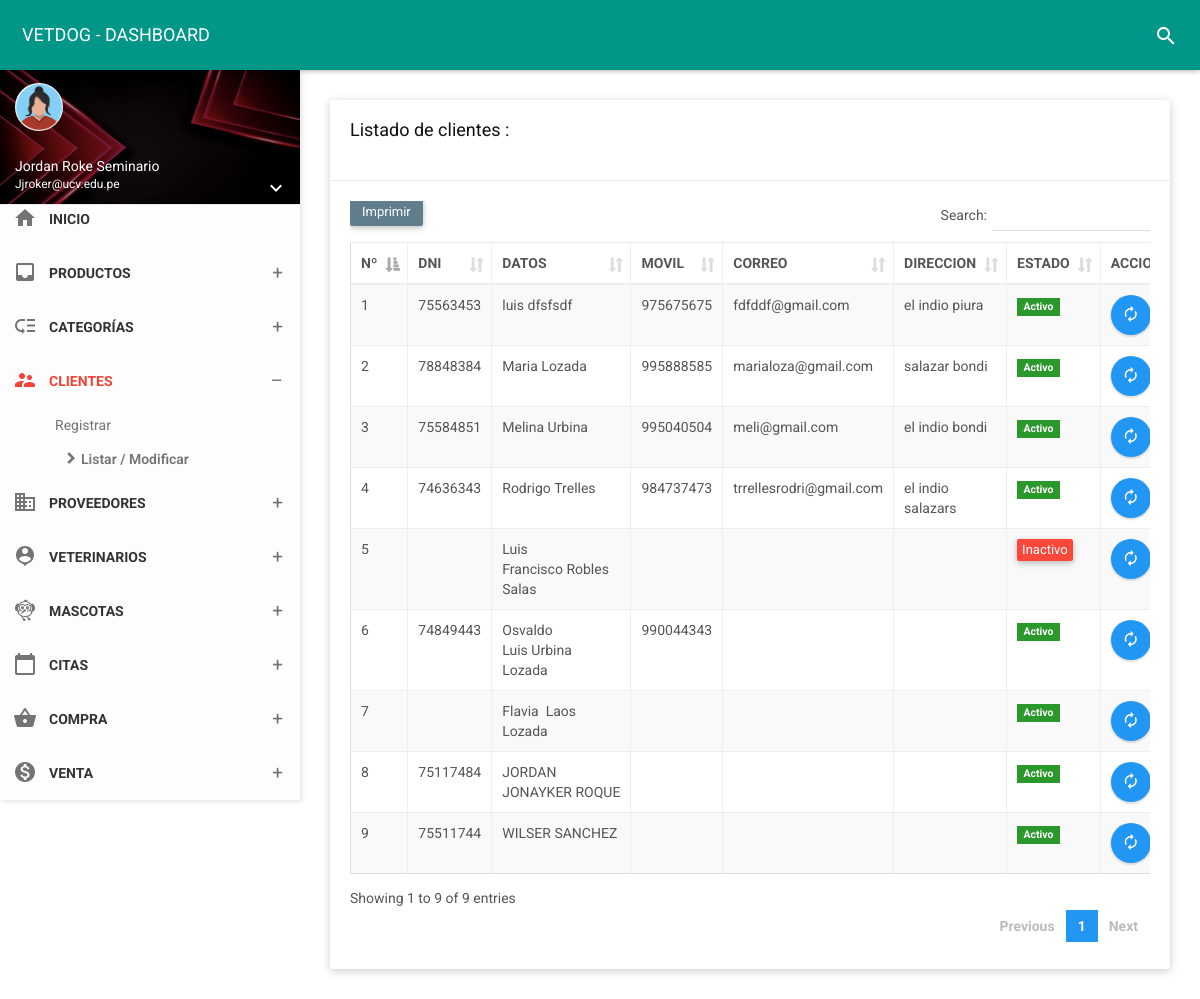
The app's page /folder/clientes.php (signed in) with its own data.
### tables this page shows
CREATE TABLE `owner` (
  `id_due` int(11) NOT NULL,
  `dni_due` char(8) NOT NULL,
  `nom_due` varchar(35) NOT NULL,
  `ape_due` varchar(35) NOT NULL,
  `fecnaci` varchar(35) NOT NULL,
  `movil` char(9) NOT NULL,
  `fijo` char(6) NOT NULL,
  `correo` varchar(30) NOT NULL,
  `direc` varchar(150) NOT NULL,
  `estado` char(1) NOT NULL,
  `usuario` varchar(25) NOT NULL,
  `contra` varchar(255) NOT NULL,
  `cargo` int(11) NOT NULL,
  `foto` varchar(255) NOT NULL,
  `fere` timestamp NOT NULL DEFAULT current_timestamp() ON UPDATE current_timestamp()
);

### controlador/ownercontrolador.php (called while the page is built, shortened)
<?php
require_once '../modelo/modeloowner.php';
class ownercontrolador{
    function mostrar(){
        $owner=new Modelo();
        $dato=$owner->mostrar("owner", "1");
        require_once '../vista/clientes/mostrar.php';
    }
    }

### modelo/modeloowner.php (called while the page is built, shortened)
<?php
class Modelo{
  private $owner;
  private $db;
  public function __construct(){
      $this->owner=array();
      $this->db=new PDO('mysql:host=localhost;dbname=vetdog',"root","");
  }
  public function mostrar($tabla,$condicion){
      $consulta="SELECT * FROM owner";
      $resultado=$this->db->query($consulta);
      while ($tabla=$resultado->fetchAll(PDO::FETCH_ASSOC)) {
          $this->owner[]=$tabla;
      }
      return $this->owner;
    }
}
 ?>

### vista/clientes/mostrar.php (the view, shortened to what this page needs)
<!DOCTYPE html>
<html>
<head>
    <link href="../assets/plugins/bootstrap/css/bootstrap.css" rel="stylesheet">
    <link href="../assets/plugins/node-waves/waves.css" rel="stylesheet" />
    <link href="../assets/plugins/animate-css/animate.css" rel="stylesheet" />
    <link href="../assets/plugins/jquery-datatable/skin/bootstrap/css/dataTables.bootstrap.css" rel="stylesheet">
    <link href="../css/style.css" rel="stylesheet">
    <link href="../assets/css/themes/all-themes.css" rel="stylesheet" />
</head>
<body class="theme-red">
    <nav class="navbar">
        <div class="container-fluid">
            <div class="navbar-header">
                <a class="navbar-brand" href="../vista/panel-admin/administrador"> VETDOG - DASHBOARD </a>
            </div>
            <div class="collapse navbar-collapse" id="navbar-collapse">
                <ul class="nav navbar-nav navbar-right">
                    <li><a href="javascript:void(0);" class="js-search" data-close="true"><i class="material-icons">search</i></a></li>
                </ul>
            </div>
        </div>
    </nav>
    <section>
        <aside id="leftsidebar" class="sidebar">
            <div class="user-info">
                <div class="image">
                    <img src="../assets/img/mujerico.png" width="48" height="48" alt="User" />
                </div>
                <div class="info-container">
                    <div class="name" data-toggle="dropdown" aria-haspopup="true" aria-expanded="false"><?php echo ucfirst($_SESSION['nombre']); ?></div>
                    <div class="email"><?php echo ucfirst($_SESSION['correo']); ?></div>
                    <div class="btn-group user-helper-dropdown">
                        <i class="material-icons" data-toggle="dropdown" aria-haspopup="true" aria-expanded="true">keyboard_arrow_down</i>
                    </div>
                </div>
            </div>
            <div class="menu">
                <ul class="list">
                    <li>
                        <a href="../vista/panel-admin/administrador">
                            <i class="material-icons">home</i>
                            <span>INICIO</span>
                        </a>
                    </li>
                    <li>
                        <a href="javascript:void(0);" class="menu-toggle">
                            <i class="material-icons">inbox</i>
                            <span>PRODUCTOS</span>
                        </a>
                    </li>
                    <li>
                        <a href="javascript:void(0);" class="menu-toggle">
                            <i class="material-icons">low_priority</i>
                            <span>CATEGORÍAS</span>
                        </a>
                    </li>
                    <li class="active">
                        <a href="javascript:void(0);" class="menu-toggle">
                            <i class="material-icons">supervisor_account</i>
                            <span>CLIENTES</span>
                        </a>
                        <ul class="ml-menu">
                            <li>
                                <a href="../vista/clientes/nuevo">Registrar</a>
                            </li>
                            <li class="active">
                                <a href="clientes">Listar / Modificar</a>
                            </li>
                        </ul>
                    </li>
                    <li>
                        <a href="javascript:void(0);" class="menu-toggle">
                            <i class="material-icons">business</i>
                            <span>PROVEEDORES</span>
                        </a>
                    </li>
                    <li>
                        <a href="javascript:void(0);" class="menu-toggle">
                            <i class="material-icons">person_pin</i>
                            <span>VETERINARIOS</span>
                        </a>
                    </li>
                    <li>
                        <a href="javascript:void(0);" class="menu-toggle">
                            <i class="material-icons">flutter_dash</i>
                            <span>MASCOTAS</span>
                        </a>
</li>
                    <li>
                        <a href="javascript:void(0);" class="menu-toggle">
                            <i class="material-icons">calendar_today</i>
                            <span>CITAS</span>
                        </a>
    </li>
    <li>
                        <a href="javascript:void(0);" class="menu-toggle">
                            <i class="material-icons">shopping_basket</i>
                            <span>COMPRA</span>
                        </a>
    </li>
<li>
                        <a href="javascript:void(0);" class="menu-toggle">
                            <i class="material-icons">monetization_on</i>
                            <span>VENTA</span>
                        </a>
    </li>
    </section>
    <section class="content">
        <div class="container-fluid">
            <div class="row clearfix">
                <div class="col-lg-12 col-md-12 col-sm-12 col-xs-12">
                    <div class="card">
                        <div class="header">
                            <h2>
                                Listado de clientes :
                            </h2><br>
                        </div>
                        <div class="body">
                            <div class="table-responsive">
                                <table class="table table-bordered table-striped table-hover dataTable js-exportable">
                                    <thead>
                                        <tr>
                                        <th>Nº</th>
                                        <th>DNI</th>
                                        <th>DATOS</th>
                                        <th>MOVIL</th>
                                        <th>CORREO</th>
                                        <th>DIRECCION</th>
                                        <th>ESTADO</th>
                                        <th>ACCIONES</th>
                                    </tr>
                                    </thead>
                                    <tbody>
                                       <?php
                          foreach ($dato as $key => $value){
                              foreach ($value as $va) { ?>
                                        <tr>
            <td><?php echo $va['id_due'];?></td>
            <td><?php echo $va['dni_due'];?></td>
            <td><?php echo $va['nom_due'];?>&nbsp;<?php echo $va['ape_due'];?></td>
            <td><?php echo $va['movil'];?></td>
            <td><?php echo $va['correo'];?></td>
            <td><?php echo $va['direc'];?></td>
<td><?php
                if($va['estado']==1)  { ?>
                <form  method="get" action="javascript:activo('<?php echo $va['id_due']; ?>')">
                    <span class="label label-success">Activo</span>
                </form>
                <?php  }   else {?>
                    <form  method="get" action="javascript:inactivo('<?php echo $va['id_due']; ?>')">
                        <button type="submit" class="btn btn-danger btn-xs">Inactivo</button>
                     </form>
                        <?php  } ?></td>
<td><a type="button" href="../vista/clientes/edit?id=<?php echo $va["id_due"]; ?>"  class="btn bg-blue btn-circle waves-effect waves-circle waves-float">
                    <i class="material-icons">autorenew</i>
                </a>
                                        </tr>
                            <?php
                              }
                              }
                              ?>
                                    </tbody>
                                </table>
                            </div>
                        </div>
                    </div>
                </div>
            </div>
        </div>
    </section>
</body>
</html>

### assets/css/themes/all-themes.css (style rules this page uses)
.theme-red .navbar-brand { color: #fff; }
.theme-red .nav > li > a { color: #fff; }
.theme-red .sidebar .menu .list li.active { background-color: transparent; }
.theme-red .sidebar .menu .list li.active > :first-child i, .theme-red .sidebar .menu .list li.active > :first-child span { color: #F44336; }
.theme-red .sidebar .menu .list .toggled { background-color: transparent; }
.theme-red .sidebar .menu .list .ml-menu { background-color: transparent; }

### records on screen
owner: id_due "1", dni_due "75563453", nom_due "luis", ape_due "dfsfsdf", movil "975675675", correo "fdfddf@gmail.com", direc "el indio piura"
owner: id_due "2", dni_due "78848384", nom_due "Maria", ape_due "Lozada", movil "995888585", correo "marialoza@gmail.com", direc "salazar bondi"
owner: id_due "3", dni_due "75584851", nom_due "Melina", ape_due "Urbina", movil "995040504", correo "meli@gmail.com", direc "el indio bondi"
owner: id_due "4", dni_due "74636343", nom_due "Rodrigo", ape_due "Trelles", movil "984737473", correo "trrellesrodri@gmail.com", direc "el indio salazars"
owner: id_due "5", nom_due "Luis Francisco", ape_due "Robles Salas"
owner: id_due "6", dni_due "74849443", nom_due "Osvaldo Luis", ape_due "Urbina Lozada", movil "990044343"
owner: id_due "7", nom_due "Flavia", ape_due "Laos Lozada"
owner: id_due "8", dni_due "75117484", nom_due "JORDAN JONAYKER", ape_due "ROQUE"
owner: id_due "9", dni_due "75511744", nom_due "WILSER", ape_due "SANCHEZ"

### other values on screen
$_SESSION['nombre'] "Jordan Roke Seminario"
$_SESSION['correo'] "Jjroker@ucv.edu.pe"
